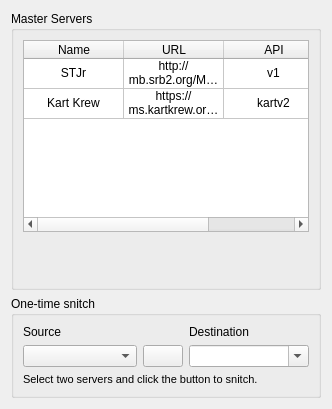
              <widget class="QWidget" name="MSSettingsPage">
               <layout class="QVBoxLayout" name="verticalLayout_29">
                <item>
                 <widget class="QGroupBox" name="groupBox_17">
                  <property name="title">
                   <string>Master Servers</string>
                  </property>
                  <layout class="QGridLayout" name="gridLayout_37">
                   <item row="1" column="3">
                    <spacer name="horizontalSpacer_9">
                     <property name="orientation">
                      <enum>Qt::Orientation::Horizontal</enum>
                     </property>
                     <property name="sizeHint" stdset="0">
                      <size>
                       <width>20</width>
                       <height>40</height>
                      </size>
                     </property>
                    </spacer>
                   </item>
                   <item row="0" column="0" colspan="10">
                    <widget class="QTableWidget" name="MasterServersTable">
                     <property name="sizeAdjustPolicy">
                      <enum>QAbstractScrollArea::SizeAdjustPolicy::AdjustIgnored</enum>
                     </property>
                     <property name="editTriggers">
                      <set>QAbstractItemView::EditTrigger::NoEditTriggers</set>
                     </property>
                     <property name="selectionBehavior">
                      <enum>QAbstractItemView::SelectionBehavior::SelectItems</enum>
                     </property>
                     <attribute name="verticalHeaderVisible">
                      <bool>false</bool>
                     </attribute>
                     <row>
                      <property name="text">
                       <string/>
                      </property>
                     </row>
                     <row>
                      <property name="text">
                       <string/>
                      </property>
                     </row>
                     <column>
                      <property name="text">
                       <string>Name</string>
                      </property>
                     </column>
                     <column>
                      <property name="text">
                       <string>URL</string>
                      </property>
                     </column>
                     <column>
                      <property name="text">
                       <string>API</string>
                      </property>
                     </column>
                     <item row="0" column="0">
                      <property name="text">
                       <string>STJr</string>
                      </property>
                      <property name="textAlignment">
                       <set>AlignCenter</set>
                      </property>
                     </item>
                     <item row="0" column="1">
                      <property name="text">
                       <string>http://mb.srb2.org/MS/0</string>
                      </property>
                      <property name="textAlignment">
                       <set>AlignCenter</set>
                      </property>
                     </item>
                     <item row="0" column="2">
                      <property name="text">
                       <string>v1</string>
                      </property>
                      <property name="textAlignment">
                       <set>AlignCenter</set>
                      </property>
                      <property name="flags">
                       <set>ItemIsSelectable|ItemIsEnabled</set>
                      </property>
                     </item>
                     <item row="1" column="0">
                      <property name="text">
                       <string>Kart Krew</string>
                      </property>
                      <property name="textAlignment">
                       <set>AlignCenter</set>
                      </property>
                     </item>
                     <item row="1" column="1">
                      <property name="text">
                       <string>https://ms.kartkrew.org/ms/api/games/SRB2Kart/</string>
                      </property>
                      <property name="textAlignment">
                       <set>AlignCenter</set>
                      </property>
                     </item>
                     <item row="1" column="2">
                      <property name="text">
                       <string>kartv2</string>
                      </property>
                      <property name="textAlignment">
                       <set>AlignCenter</set>
                      </property>
                     </item>
                    </widget>
                   </item>
                   <item row="1" column="1">
                    <widget class="QPushButton" name="MSMoveUpButton">
                     <property name="toolTip">
                      <string>Move up</string>
                     </property>
                     <property name="text">
                      <string/>
                     </property>
                     <property name="icon">
                      <iconset resource="../ll.qrc">
                       <normaloff>:/assets/img/icons/go-up.png</normaloff>:/assets/img/icons/go-up.png</iconset>
                     </property>
                     <property name="flat">
                      <bool>true</bool>
                     </property>
                    </widget>
                   </item>
                   <item row="1" column="9">
                    <widget class="QPushButton" name="MSRemoveButton">
                     <property name="toolTip">
                      <string>Remove selected Master Server</string>
                     </property>
                     <property name="text">
                      <string/>
                     </property>
                     <property name="icon">
                      <iconset resource="../ll.qrc">
                       <normaloff>:/assets/img/icons/list-remove.png</normaloff>:/assets/img/icons/list-remove.png</iconset>
                     </property>
                     <property name="flat">
                      <bool>true</bool>
                     </property>
                    </widget>
                   </item>
                   <item row="1" column="8">
                    <widget class="QPushButton" name="MSListSaveButton">
                     <property name="text">
                      <string/>
                     </property>
                     <property name="icon">
                      <iconset resource="../ll.qrc">
                       <normaloff>:/assets/img/icons/document-save.png</normaloff>:/assets/img/icons/document-save.png</iconset>
                     </property>
                     <property name="flat">
                      <bool>true</bool>
                     </property>
                    </widget>
                   </item>
                   <item row="1" column="7">
                    <widget class="QPushButton" name="MSAddButton">
                     <property name="toolTip">
                      <string>Add Master Server</string>
                     </property>
                     <property name="text">
                      <string/>
                     </property>
                     <property name="icon">
                      <iconset resource="../ll.qrc">
                       <normaloff>:/assets/img/icons/list-add.png</normaloff>:/assets/img/icons/list-add.png</iconset>
                     </property>
                     <property name="flat">
                      <bool>true</bool>
                     </property>
                    </widget>
                   </item>
                   <item row="1" column="2">
                    <widget class="QPushButton" name="MSMoveDownButton">
                     <property name="toolTip">
                      <string>Move down</string>
                     </property>
                     <property name="text">
                      <string/>
                     </property>
                     <property name="icon">
                      <iconset resource="../ll.qrc">
                       <normaloff>:/assets/img/icons/go-down.png</normaloff>:/assets/img/icons/go-down.png</iconset>
                     </property>
                     <property name="flat">
                      <bool>true</bool>
                     </property>
                    </widget>
                   </item>
                  </layout>
                 </widget>
                </item>
                <item>
                 <widget class="QGroupBox" name="groupBox_3">
                  <property name="title">
                   <string>One-time snitch</string>
                  </property>
                  <layout class="QGridLayout" name="gridLayout_6">
                   <item row="2" column="3">
                    <widget class="QComboBox" name="SnitchdestCombobox">
                     <property name="editable">
                      <bool>true</bool>
                     </property>
                     <property name="placeholderText">
                      <string>Destination URL</string>
                     </property>
                    </widget>
                   </item>
                   <item row="1" column="1">
                    <widget class="QLabel" name="label_24">
                     <property name="text">
                      <string>Source</string>
                     </property>
                    </widget>
                   </item>
                   <item row="2" column="1">
                    <widget class="QComboBox" name="SnitchsrcCombobox">
                     <property name="placeholderText">
                      <string>Select a source</string>
                     </property>
                    </widget>
                   </item>
                   <item row="2" column="2">
                    <widget class="QPushButton" name="SnitchButton">
                     <property name="sizePolicy">
                      <sizepolicy hsizetype="Maximum" vsizetype="Fixed">
                       <horstretch>0</horstretch>
                       <verstretch>0</verstretch>
                      </sizepolicy>
                     </property>
                     <property name="toolTip">
                      <string>Mirror your source MS to a LiquidMS node</string>
                     </property>
                     <property name="text">
                      <string/>
                     </property>
                     <property name="icon">
                      <iconset resource="../ll.qrc">
                       <normaloff>:/assets/img/icons/media-playback-start.png</normaloff>:/assets/img/icons/media-playback-start.png</iconset>
                     </property>
                    </widget>
                   </item>
                   <item row="3" column="1" colspan="3">
                    <widget class="QLabel" name="SnitchmsgLabel">
                     <property name="font">
                      <font>
                       <pointsize>8</pointsize>
                      </font>
                     </property>
                     <property name="text">
                      <string>Select two servers and click the button to snitch.</string>
                     </property>
                    </widget>
                   </item>
                   <item row="1" column="3">
                    <widget class="QLabel" name="label_25">
                     <property name="text">
                      <string>Destination</string>
                     </property>
                    </widget>
                   </item>
                  </layout>
                 </widget>
                </item>
               </layout>
              </widget>
